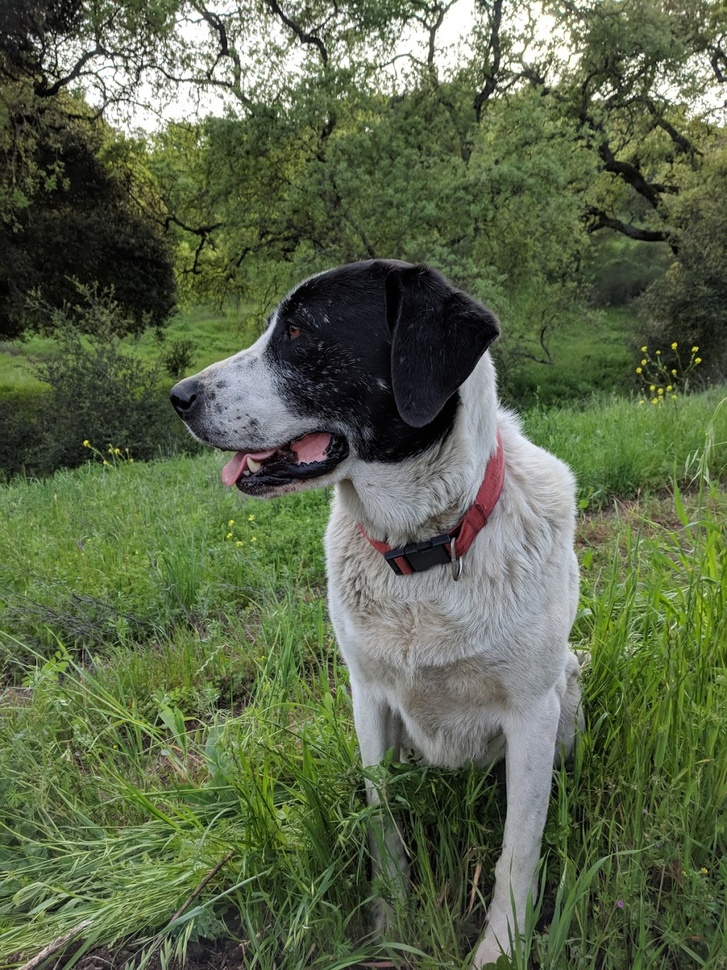
#> input picture DATA/sammy.jpg, 727 x 970 px, shrunk from 1025 x 1367 before the run; the run also reads 1 picture not shown here
$ jupyter execute ObjectDetection-1.ipynb   (shell and % lines are left out)
#> lines starting #> are read from the running program, lines starting #| are printed output that depends on the picture; after the words box and inside, x2 and y2 are one past the last pixel; in counts of white or black regions, pixels touching at a corner belong together
# Object Detection in Open CV

[cell 1]
# Open image in openCv
import numpy as np
import matplotlib.pyplot as plt
import cv2

## 1. Template Matching
* Matching part of image to big image

[cell 2]
full = cv2.imread('DATA/sammy.jpg')
#> full is the input picture: shape (970, 727, 3); mean B, G, R 74.2, 102.6, 91.2
full = cv2.cvtColor(full,cv2.COLOR_BGR2RGB)

[cell 3]
plt.imshow(full)

[cell 4]
face = cv2.imread('DATA/sammy_face.jpg')
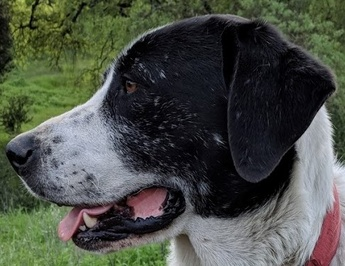
#> input picture DATA/sammy_face.jpg, 345 x 266 px, shrunk from 486 x 375 before the run
#> face is the input picture: shape (266, 345, 3); mean B, G, R 70, 78.7, 74.3
face = cv2.cvtColor(face,cv2.COLOR_BGR2RGB)
plt.imshow(face)

* Try to match the dog face to the full body picture
* Sliding the template picture in the big picture and calculate the distance, spotlight the the predict top left of th template picture inside the big picture
* See formular of six Template Matching Algorithm
"https://docs.opencv.org/4.x/df/dfb/group__imgproc__object.html"

[cell 5]
# List of template matching algorithm
methods = ['cv2.TM_CCOEFF', 'cv2.TM_CCOEFF_NORMED', 'cv2.TM_CCORR','cv2.TM_CCORR_NORMED', 'cv2.TM_SQDIFF', 'cv2.TM_SQDIFF_NORMED']

[cell 6]
for m in methods:

    # Create copy of image so we not mess up the original
    full_copy = full.copy()
    method = eval(m) # use eval to change string to same name funtion/mehod

    #template matching
    # find the top left point of small picture in big picture
    res = cv2.matchTemplate(full_copy,face,method)
    # return the heatmap of template matching in array
    min_val,max_val,min_loc,max_loc = cv2.minMaxLoc(res) #find global max,min in array

    # with SQDIFF algorithm , the topeleft is the smallest value elss i is highest
    if method in [cv2.TM_SQDIFF,cv2.TM_SQDIFF_NORMED]:
        top_left = min_loc
    else:
        top_left = max_loc

    height,width,channel = face.shape
    bottom_right = (top_left[0]+width,top_left[1]+height)
    cv2.rectangle(full_copy,top_left,bottom_right,(255,0,0),10)

    #plot and show
    plt.subplot(121)
    plt.imshow(res)
    plt.title('HEATMAP TEMP MATCH')

    plt.subplot(122)
    plt.imshow(full_copy)
    plt.title('DECTECTION TEMP')
    plt.suptitle(m)

    plt.show()
#> this loop made 6 passes
#> (min_val, max_val, min_loc, top_left, bottom_right) on passes 1 to 4: (-369489728, 868100096, (0, 7), (164, 245), (509, 511)), (-0.333, 0.994, (0, 10), (164, 245), (509, 511)), (1.13e+09, 2.63e+09, (47, 150), (237, 465), (582, 731)), (0.5, 0.998, (0, 38), (164, 245), (509, 511))
#> (min_val, max_val, max_loc, top_left, bottom_right) on passes 5 to 6: (11168485, 3.14e+09, (0, 0), (164, 245), (509, 511)), (0.00463, 1, (0, 0), (164, 245), (509, 511))
#> pass 1, `res = cv2.matchTemplate(full_copy,face,method)`:
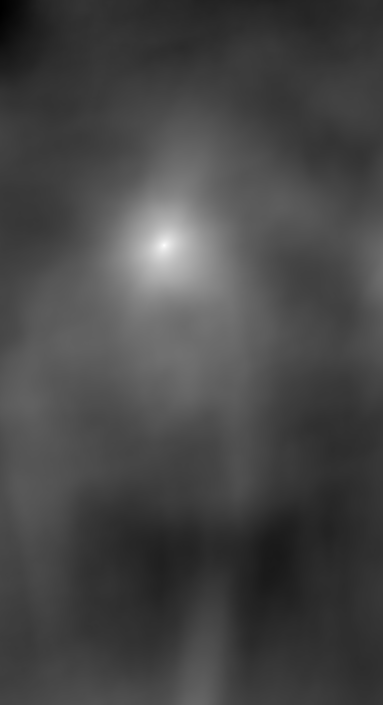
#> res: shape (705, 383) float32; min -369489728, max 868100096, mean -27078664; drawn with min black and max white
#> after the loop:
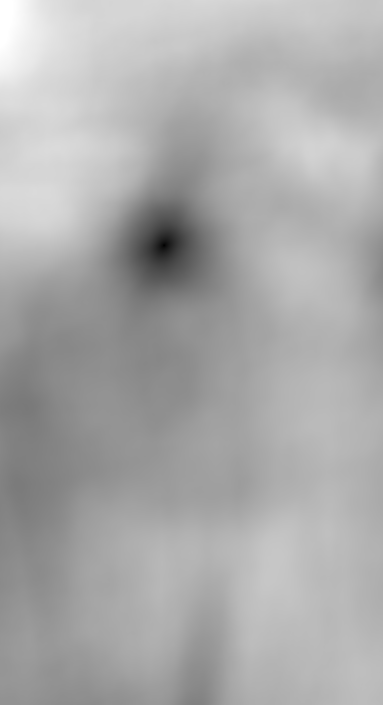
#> res: shape (705, 383) float32; min 0.00463, max 1, mean 0.669

## 2. Corner Detection
* Find corner in image
* Finding corrner is not related to the color, so we should perform it in grayscale image

### 2.1 Harris corner algorithm
* See formular :"https://viblo.asia/p/ung-dung-thuat-toan-harris-corner-detector-trong-bai-toan-noi-anh-phan-i-ByEZkyME5Q0"
* When a anchor pixel is sliding at the corner, its intensity will change in every moving direction in contrst with moving on flat plane or edge
* cv2.cornerHarris()

[cell 7]
flat_chess = cv2.imread('DATA/flat_chessboard.png')
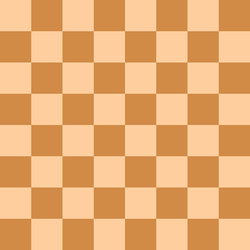
#> input picture DATA/flat_chessboard.png, 250 x 250 px, shrunk from 352 x 352 before the run
#> flat_chess is the input picture: shape (250, 250, 3); mean B, G, R 114.5, 172.5, 231.8
flat_chess = cv2.cvtColor(flat_chess,cv2.COLOR_BGR2RGB)
plt.imshow(flat_chess)

[cell 8]
gray_flat_chess = cv2.cvtColor(flat_chess,cv2.COLOR_BGR2GRAY)
plt.imshow(gray_flat_chess,cmap='gray')

[cell 9]
real_chess = cv2.imread('DATA/real_chessboard.jpg')
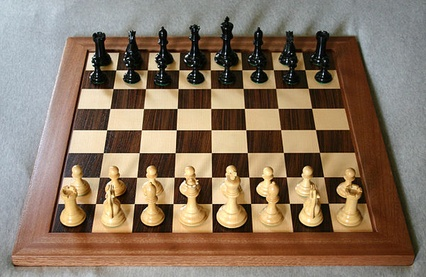
#> input picture DATA/real_chessboard.jpg, 426 x 277 px, shrunk from 600 x 390 before the run
#> real_chess is the input picture: shape (277, 426, 3); mean B, G, R 98.3, 117.7, 137.5
real_chess = cv2.cvtColor(real_chess,cv2.COLOR_BGR2RGB)
plt.imshow(real_chess)

[cell 10]
gray_real_chess = cv2.cvtColor(real_chess,cv2.COLOR_BGR2GRAY)
plt.imshow(gray_real_chess,cmap='gray')

[cell 11]
gray = np.float32(gray_flat_chess)
dst = cv2.cornerHarris(src=gray,blockSize=2,ksize=3,k=0.04)
dst = cv2.dilate(dst,None) # a denoise method which connect separate detail
flat_chess[dst>0.01*dst.max()] = [255,0,0]
#> flat_chess: shape (250, 250, 3); mean R, G, B 232.4, 168.2, 111.6
plt.imshow(flat_chess)

[cell 12]
gray = np.float32(gray_real_chess)
#> gray: shape (277, 426) float32
dst = cv2.cornerHarris(src=gray,blockSize=2,ksize=3,k=0.04)
#> dst: shape (277, 426) float32
dst = cv2.dilate(dst,None)
real_chess[dst>0.01*dst.max()] = [255,0,0]
#> real_chess: shape (277, 426, 3); mean R, G, B 145.5, 112.5, 94.4
plt.imshow(real_chess)

### 2.2 Shi-Tomashi Algorithm
* Same idea with Harris but different in formular "https://docs.opencv.org/3.4/d4/d8c/tutorial_py_shi_tomasi.html"
* Using cv2.goodFeaturesToTrack()

[cell 13]
flat_chess = cv2.imread('DATA/flat_chessboard.png')
flat_chess = cv2.cvtColor(flat_chess,cv2.COLOR_BGR2RGB)
real_chess = cv2.imread('DATA/real_chessboard.jpg')
real_chess = cv2.cvtColor(real_chess,cv2.COLOR_BGR2RGB)
gray_flat_chess = cv2.cvtColor(flat_chess,cv2.COLOR_BGR2GRAY)
gray_real_chess = cv2.cvtColor(real_chess,cv2.COLOR_BGR2GRAY)

[cell 14]
corners = cv2.goodFeaturesToTrack(gray_flat_chess,20,0.01,10)
#> corners = 20 rows, first 8: [219, 219], [94, 219], [155, 155], [30, 155], [219, 94], [94, 94], [155, 30], [30, 30]
corners = np.int0(corners)
for i in corners:
    x,y = i.ravel()
    cv2.circle(flat_chess,(x,y),3,(255,0,0),-1)
#> this loop made 20 passes
#> (x, y) on passes 1 to 12: (219, 219), (94, 219), (155, 155), (30, 155), (219, 94), (94, 94), (155, 30), (30, 30), (155, 219), (30, 219), (219, 155), (94, 155)
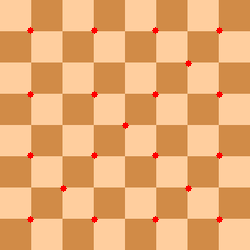
#> flat_chess: shape (250, 250, 3); mean R, G, B 232.1, 170.9, 113.4
plt.imshow(flat_chess)

[cell 15]
corners = cv2.goodFeaturesToTrack(gray_real_chess,80,0.01,10)
#> corners = 80 rows, first 8: [175, 131], [158, 69], [93, 64], [147, 205], [225, 176], [126, 71], [110, 109], [135, 203]
corners = np.int0(corners)
for i in corners:
    x,y = i.ravel()
    cv2.circle(real_chess,(x,y),3,(255,0,0),-1)
#> this loop made 80 passes
#> (x, y) on passes 1 to 12: (175, 131), (158, 69), (93, 64), (147, 205), (225, 176), (126, 71), (110, 109), (135, 203), (318, 61), (106, 130), (212, 152), (176, 152)
#> real_chess: shape (277, 426, 3); mean R, G, B 139.9, 115.5, 96.6
plt.imshow(real_chess)

### 3. Edge Detection
* Canny Edge Detection Algorithm
* Formular: "https://docs.opencv.org/3.4/da/d22/tutorial_py_canny.html"
1. Apply filter to smooth the image
2. Find intensity gradient of image
* Find edge gradient of image, this gradient direction always perpendicular to the edge
3. Apply non-maxmum surpression
* The point on the edge often a local maxmin point, check if the point is max or not
4. Use double threshold to check an detect edge is really edge orr not

[cell 16]
img = cv2.imread('DATA/sammy_face.jpg')
plt.imshow(img)

[cell 17]
edges = cv2.Canny(image=img,threshold1 = 127, threshold2=127)
#> edges: shape (266, 345); 16.9% white in thin lines or dots
plt.imshow(edges)

[cell 18]
edges = cv2.Canny(image=img,threshold1 = 0, threshold2=255)
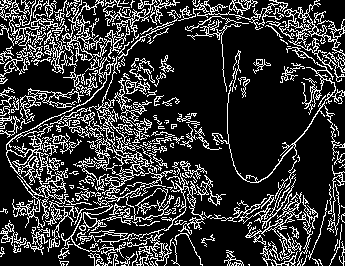
#> edges: shape (266, 345); 20.8% white in thin lines or dots
plt.imshow(edges)

[cell 19]
med_val = np.median(img)
#> med_val = 64
med_val
#> Out = 64

[cell 20]
lower = int(max(0,0.7*med_val))
#> lower = 44
upper = int(min(255,0.7*med_val))
#> upper = 44
edges = cv2.Canny(image=img,threshold1 = lower, threshold2=upper)
#> edges: shape (266, 345); 31% white in thin lines or dots
plt.imshow(edges)

* Smooth the image by hand before apply Canny can bring better result

[cell 21]
blurred_img = cv2.blur(img,ksize=(5,5))
edges = cv2.Canny(image=blurred_img,threshold1 = lower, threshold2=upper)
#> edges: shape (266, 345); 13.6% white in thin lines or dots
plt.imshow(edges)

### 4. Grid Detection
* cv2.findChessboardCorners() for grid
* cv2.findCircleGrid() for circle grid

[cell 22]
flat_chess = cv2.imread('DATA/flat_chessboard.png')
plt.imshow(flat_chess)

[cell 23]
found,corners = cv2.findChessboardCorners(flat_chess,(7,7))
#> found = True; corners = 49 rows, first 8: [30.69, 30.69], [62, 30.69], [93.31, 30.69], [124.5, 30.68], [155.7, 30.69], [187, 30.69], [218.3, 30.69], [30.68, 62.03]
found
#> Out = True

[cell 24]
cv2.drawChessboardCorners(flat_chess,(7,7),corners,found)
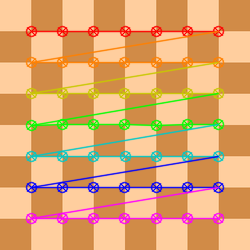
#> flat_chess: shape (250, 250, 3); 17.6% of pixels changed, all inside (x1, y1, x2, y2) = (25, 25, 225, 225)
plt.imshow(flat_chess)

[cell 25]
dots = cv2.imread('DATA/dot_grid.png')
plt.imshow(dots)

[cell 26]
found,corners = cv2.findCirclesGrid(dots,(10,10),cv2.CALIB_CB_SYMMETRIC_GRID)
#> found = False
found
#> Out = False

[cell 27]
cv2.drawChessboardCorners(dots,(10,10),corners,found)
plt.imshow(dots)

### 5. Contour Detection
* Find contour of object in picture
* contours, hierarchy = cv2.findContours(binaryImage, typeofContour, methodofContour)
* cv2.drawContours(image, contours, contourIndex, colorCode, thickness)

[cell 28]
img = cv2.imread('DATA/internal_external.png')
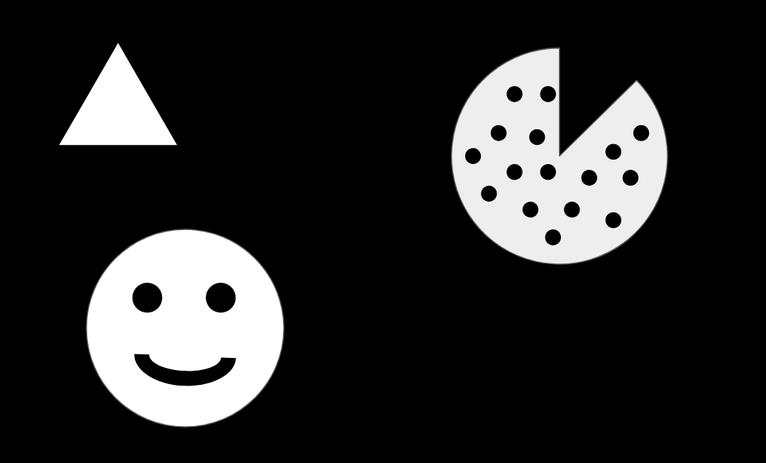
#> input picture DATA/internal_external.png, 766 x 463 px, shrunk from 1080 x 652 before the run
#> img is the input picture: shape (463, 766, 3); min 0, max 255, mean 43.4
img = cv2.cvtColor(img,cv2.COLOR_BGR2GRAY)
#> img: shape (463, 766)
plt.imshow(img,cmap='gray')

[cell 29]
contours,hierarchy = cv2.findContours(img,cv2.RETR_CCOMP,cv2.CHAIN_APPROX_SIMPLE)
#> contours = 791 contours, 765 with area under 20; largest, box (x1, y1, x2, y2) and area: (449, 46, 670, 266) 33162, (84, 227, 286, 429) 31434, (57, 41, 180, 146) 6540, (136, 356, 236, 384) 1171, (134, 284, 162, 311) 523
print(type(contours),len(contours),type(hierarchy))
#| <class 'list'> 791 <class 'numpy.ndarray'>

[cell 30]
external_contours = np.zeros(img.shape)

[cell 31]
for i in range(len(contours)):

    # external contour
    if hierarchy[0][i][3]==-1:
        cv2.drawContours(external_contours,contours,i,255,-1)
#> external_contours: shape (463, 766) float64; 20.5% white; 32 white regions (26 under 20 px), largest, box (x1, y1, x2, y2) and area: (449, 46, 670, 266) 33778, (84, 227, 286, 429) 31874, (57, 41, 180, 146) 6706, (59, 147, 177, 148) 118, (548, 266, 572, 267) 24, (286, 318, 287, 338) 20

[cell 32]
plt.imshow(external_contours,cmap='gray')

[cell 33]
internal_contours = np.zeros(img.shape)
for i in range(len(contours)):

    # external contour
    if hierarchy[0][i][3]!=-1:
        cv2.drawContours(internal_contours,contours,i,255,-1)
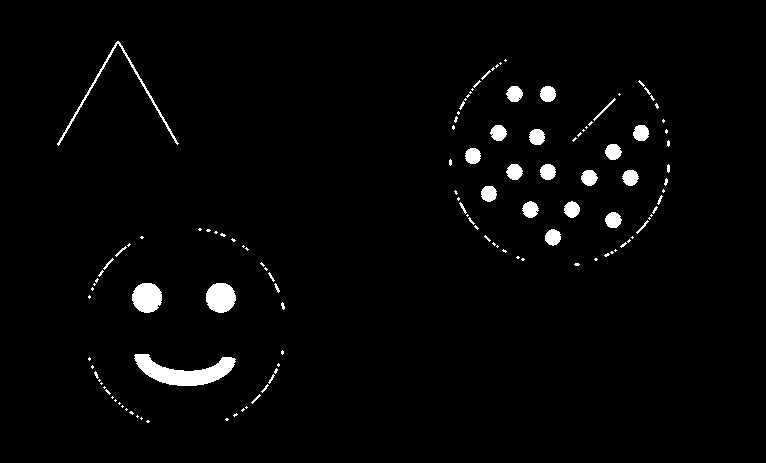
#> internal_contours: shape (463, 766) float64; 2.3% white; 124 white regions (87 under 20 px), largest, box (x1, y1, x2, y2) and area: (134, 354, 236, 386) 1594, (132, 283, 162, 313) 711, (206, 283, 236, 313) 710
